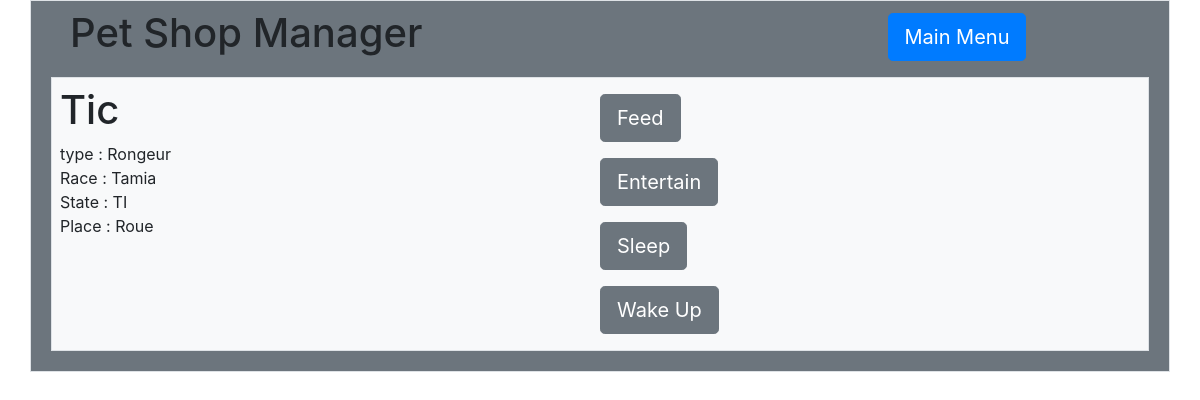
Page /petshopmanager/animals/1/ on the earlier database version.
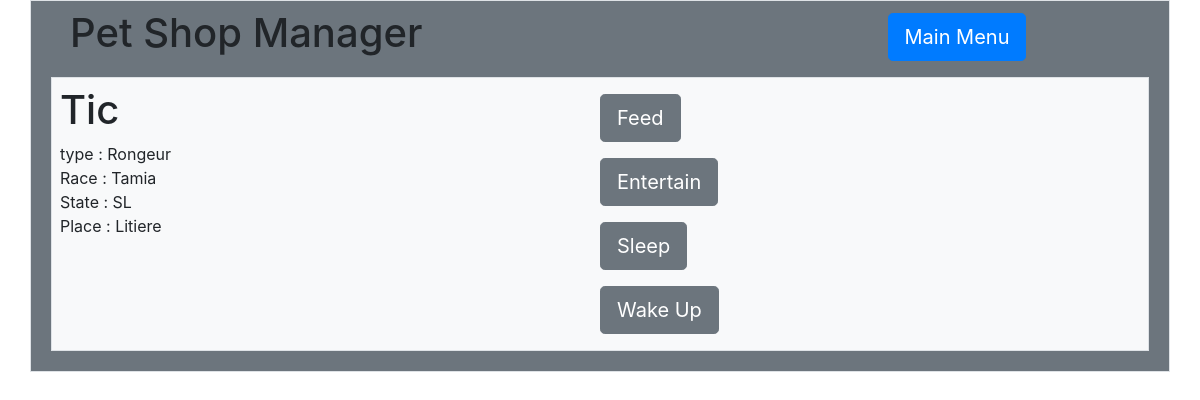
Same page on the later database version.
### petshopmanager/models.py (models this page shows, shortened)
class Animal(models.Model):
    HUNGRY = 'HU'
    TIRED = 'TI'
    SATED = 'SA'
    SLEEP = 'SL'
    STATE_CHOICE = ((HUNGRY, 'Hungry'),
                    (TIRED, 'Tired'),
                    (SATED, 'Sated'),
                    (SLEEP, 'Spleeping'))
    name = models.CharField(max_length = 200)
    race = models.CharField(max_length = 200)
    type = models.CharField(max_length = 200)
    state = models.CharField(max_length = 2, choices=STATE_CHOICE, default=SATED)
    place = models.ForeignKey(Equipment, on_delete=models.PROTECT, validators=[validate_available])
    last_move_date = models.DateTimeField(auto_now_add=True)

class Equipment(models.Model):
    LITTER = 'LI'
    WHEEL = 'WH'
    NEST = 'NE'
    FEEDER = 'FE'
    TYPE_CHOICE = ((LITTER, 'Litter'),
                   (FEEDER,'Feeder'),
                   (WHEEL, 'Wheel'),
                   (NEST, 'Nest'))
    name = models.CharField(max_length = 200)
    availability = models.BooleanField(default=True)
    type = models.CharField(max_length=2, choices=TYPE_CHOICE, default=LITTER)
    def __str__(self):
        return self.name

### petshopmanager/views.py (the view)
# urls.py: path('animals/<int:pk>/', views.animal_detail, name='animal_detail'),
def animal_detail(request, pk):
    animal = get_object_or_404(Animal, pk=pk)
    context = {'animal': animal}
    return render(request, 'petshopmanager/animal_detail.html', context)

### petshopmanager/templates/petshopmanager/animal_detail.html (shortened to what this page needs)
<!doctype html>
<html lang="en">
<head>
    <link rel="stylesheet" href="https://stackpath.bootstrapcdn.com/bootstrap/4.2.1/css/bootstrap.min.css">
</head>
<body>
    <div class="container py-2 border bg-secondary">
        <div class="row align-items-center px-4">
            <h1 class="col">Pet Shop Manager</h1>
            <div class="col-3">
                <a class="btn btn-primary btn-lg" href="{% url 'petshopmanager:index' %}">Main Menu</a>
            </div>
        </div>
        <div class="row px-2 py-2">
            <div class="col px-2">
                {% if animal %}
                    <div class="m-1 px-2 py-2 border bg-light">
                        <div class="row">
                            <div class="col">
                                <h1>{{ animal.name }}</h1>
                                type : {{ animal.type }} <br>
                                Race : {{ animal.race }} <br>
                                State : {{ animal.state }}<br>
                                Place : {{ animal.place}} <br>
                            </div>
                            <div class="col">
                                    <div class="row py-2">
                                        <form action="{% url 'petshopmanager:feed' animal.id %}" method="post">
                                            <button class="btn btn-secondary btn-lg" type="submit">Feed</button>
                                        </form>
                                    </div>
                                    <div class="row py-2">
                                        <form action="{% url 'petshopmanager:entertain' animal.id %}" method="post">
                                            <button class="btn btn-secondary btn-lg" type="submit">Entertain</button>
                                        </form>
                                    </div>
                                    <div class="row py-2">
                                        <form action="{% url 'petshopmanager:sleep' animal.id %}" method="post">
                                            <button class="btn btn-secondary btn-lg" type="submit">Sleep</button>
                                        </form>
                                        </div>
                                    <div class="row py-2">
                                        <form action="{% url 'petshopmanager:wake_up' animal.id %}" method="post">
                                            <button class="btn btn-secondary btn-lg" type="submit">Wake Up</button>
                                        </form>
                                    </div>
                            </div>
                {% else %}
                        <p>No animals are available.</p>
                {% endif %}
            </div>
        </div>
    </div>
</body>
</html>

Differences in the rows shown:
changed Animal "Tic": state "TI" → "SL"; place "Roue" → "Litiere"
